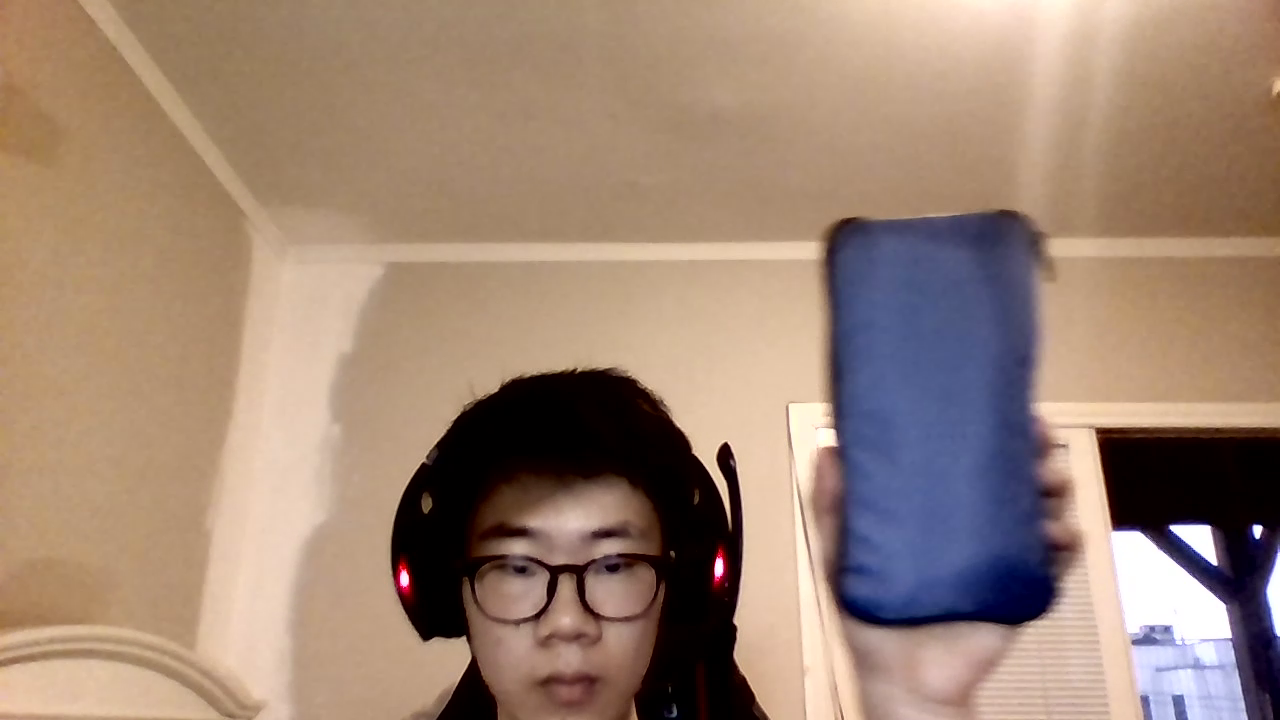
#> input picture frame 7 of casetest.mp4, 1280 x 720 px
$ python task4.py
#> lines starting #> are read from the running program, lines starting #| are printed output that depends on the picture; after the words box and inside, x2 and y2 are one past the last pixel; in counts of white or black regions, pixels touching at a corner belong together
#https://opencv-python-tutroals.readthedocs.io/en/latest/py_tutorials/py_imgproc/py_colorspaces/py_colorspaces.html#converting-colorspaces
import cv2
import numpy as np

cap = cv2.VideoCapture('casetest.mp4')


while(cap.isOpened()):
    # Take each frame
    ret, frame = cap.read()
#> frame is the input picture: shape (720, 1280, 3); mean B, G, R 115.7, 132.4, 157.4
    if ret:
    # Convert BGR to HSV
    #if np.shape(cap) != ():
        hsv = cv2.cvtColor(frame, cv2.COLOR_BGR2HSV)
#> hsv: shape (720, 1280, 3); mean H, S, V 26.5, 100.5, 162.9
    # define range of blue color in HSV
        lower_blue = np.array([110,50,50])
        upper_blue = np.array([130,255,255])

    # Threshold the HSV image to get only blue colors
        mask = cv2.inRange(hsv, lower_blue, upper_blue)
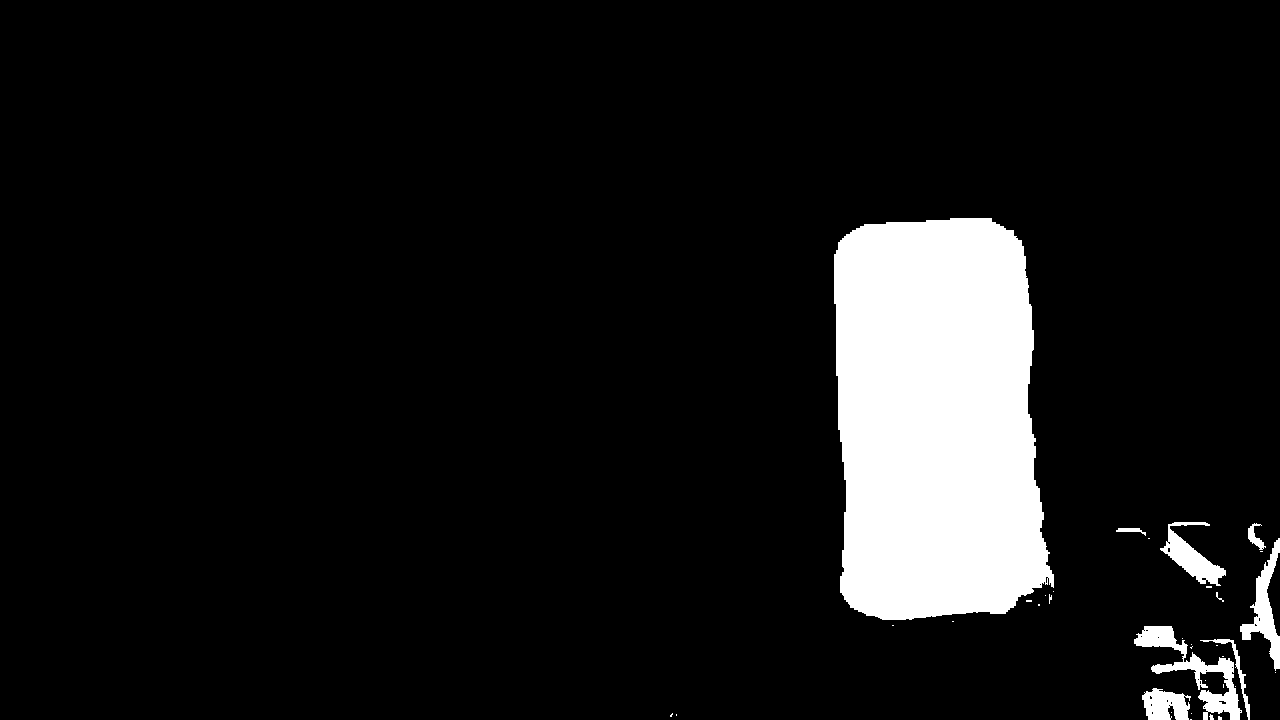
#> mask: shape (720, 1280); 9.1% white; 35 white regions (26 under 20 px), largest, box (x1, y1, x2, y2) and area: (834, 218, 1054, 620) 75730, (1134, 626, 1242, 720) 2741, (1240, 538, 1280, 671) 1737

    # Bitwise-AND mask and original image
        res = cv2.bitwise_and(frame,frame, mask= mask)
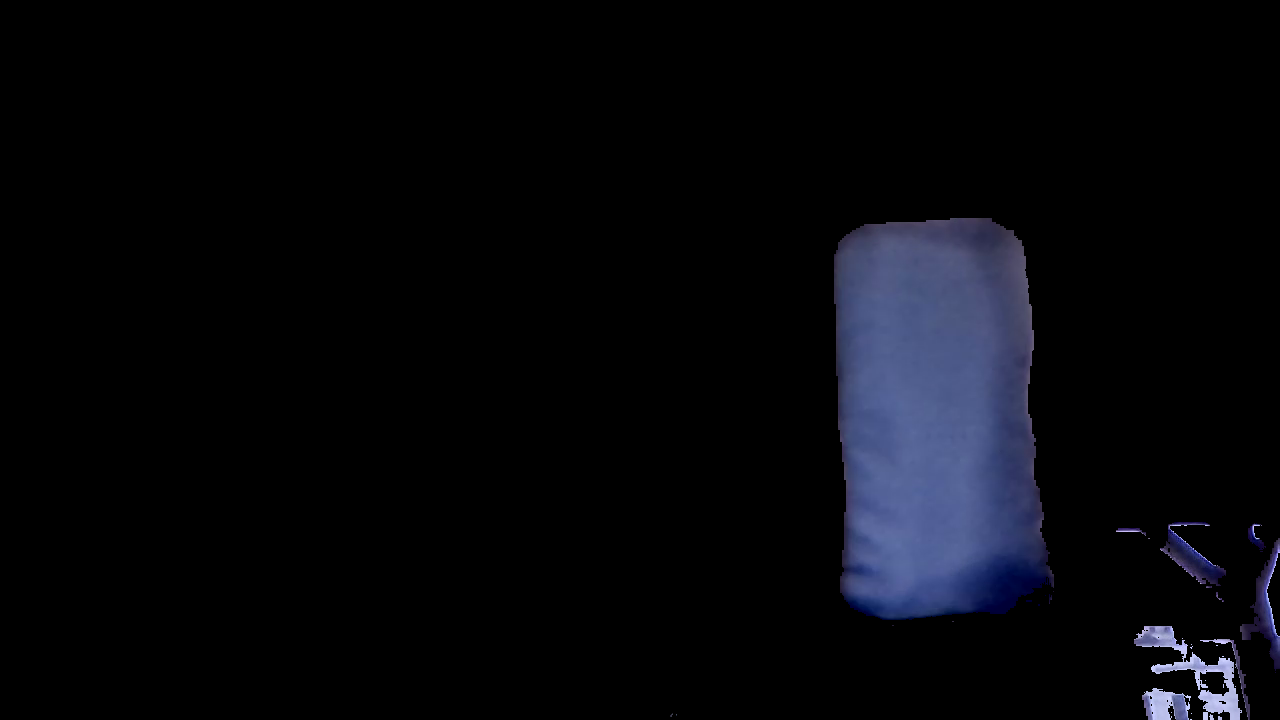
#> res: shape (720, 1280, 3); mean B, G, R 11.6, 7.4, 6.6

    #cv2.imshow('frame',frame)
    #cv2.imshow('mask',mask)
        cv2.imshow('res',res)
        k = cv2.waitKey(1) & 0xFF
#> (key q is pressed here)
        if k == ord('q'):
            break
cap.release()
#> (the run stopped early here; a loop or call above may not have finished)
